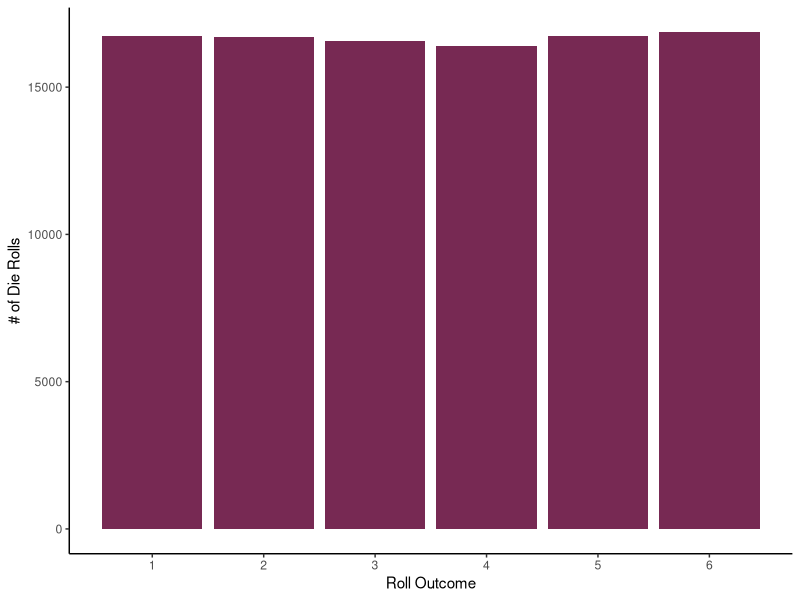
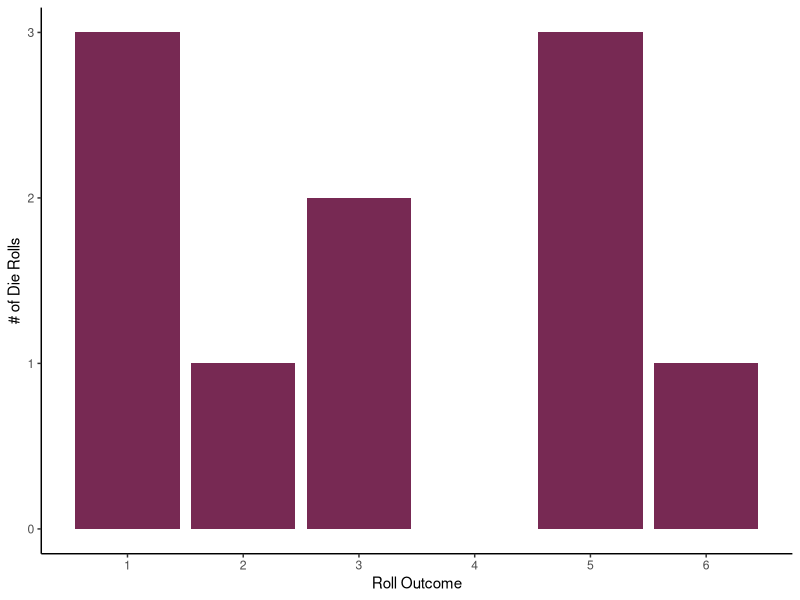
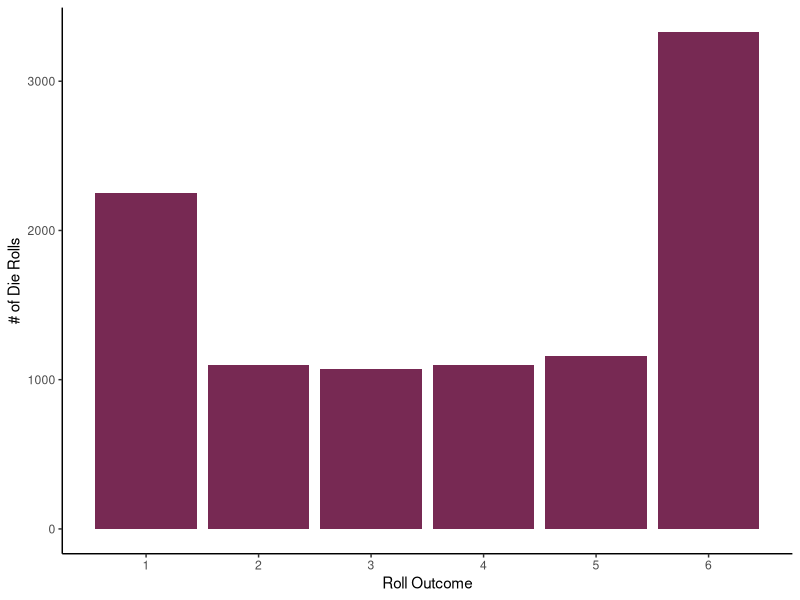
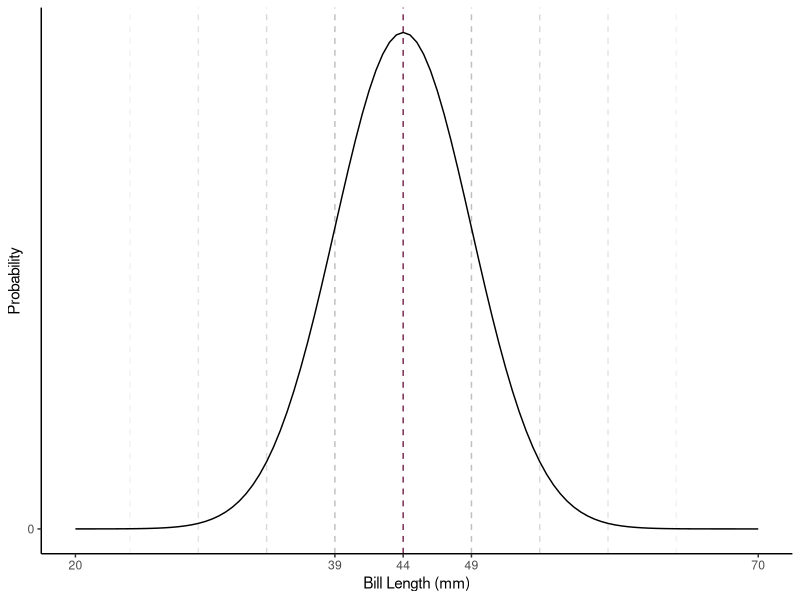
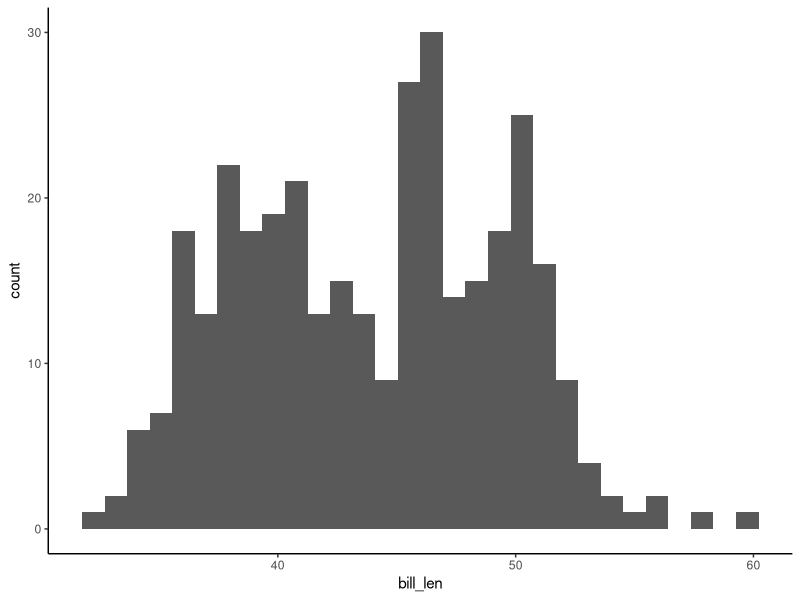
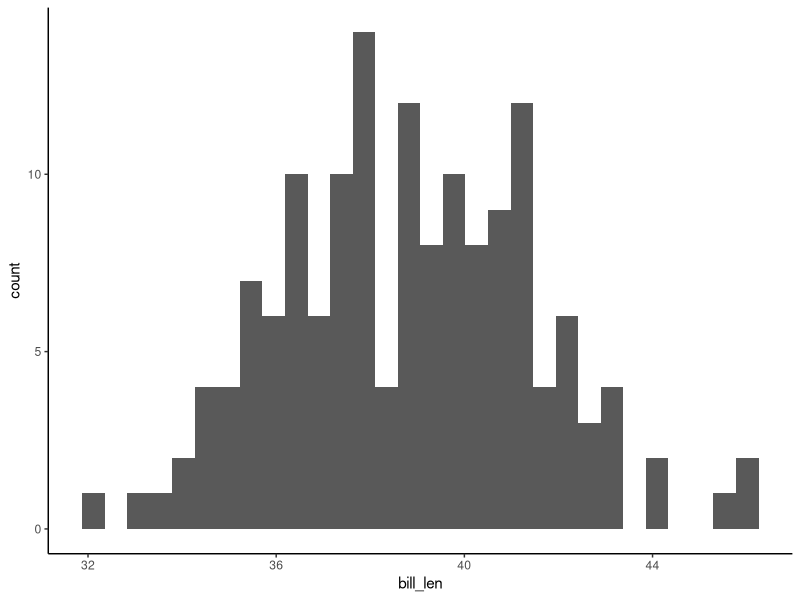
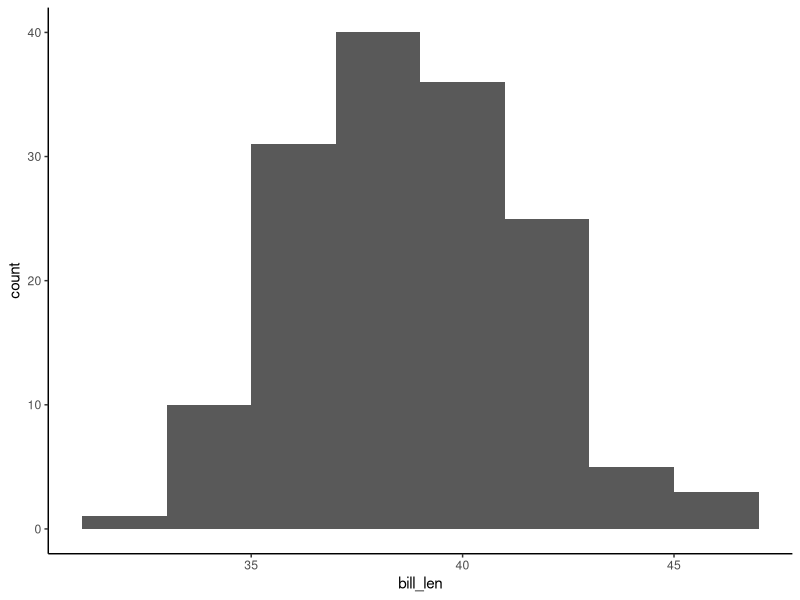
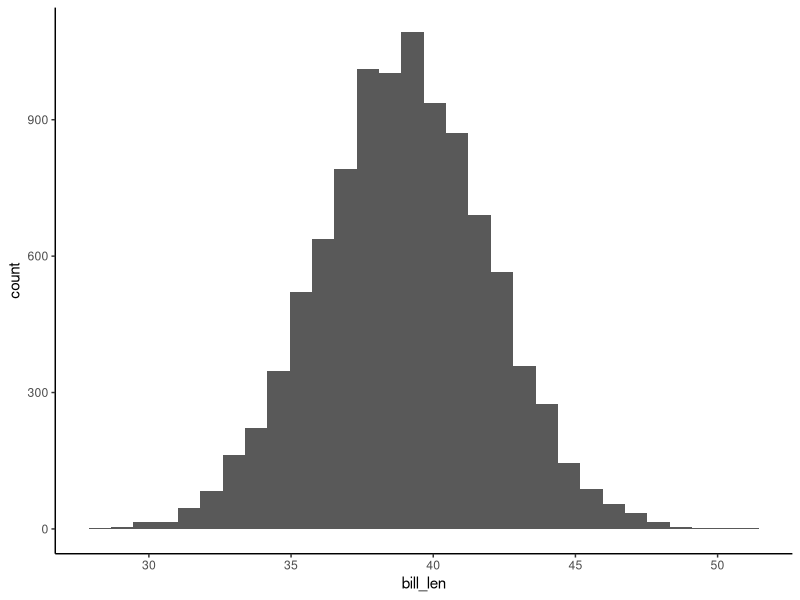

Source code (R) for these figures, in order:
## ---- chunk 1
#| echo: false
#| message: false
library(tidyverse)
theme_set(theme_classic())
set.seed(230)
## ---- chunk 2
#| echo: false
#| fig-height: 2
uniform <- sample(1:6, 100000, replace=TRUE)

ggplot() +
  geom_bar(aes(x=uniform), fill='#772953') + 
  scale_y_continuous('# of Die Rolls') +
  scale_x_continuous('Roll Outcome', breaks=1:6) 
## ---- chunk 3
#| echo: false
#| warning: false
#| fig-height: 2
fewsamples <- sample(1:6, 10, replace=TRUE)

ggplot() +
  geom_bar(aes(x=fewsamples), fill='#772953') + 
  scale_y_continuous('# of Die Rolls') +
  scale_x_continuous('Roll Outcome', breaks=1:6)
## ---- chunk 4
#| echo: false
#| fig-height: 2
unfair <- sample(1:6, 10000, replace=TRUE, prob=c(2,1,1,1,1,3))

ggplot() +
  geom_bar(aes(x=unfair), fill='#772953') + 
  scale_y_continuous('# of Die Rolls') + 
  scale_x_continuous('Roll Outcome', breaks=1:6)
## ---- chunk 5
head(penguins)
## ---- chunk 6
unique(penguins$species)
## ---- chunk 7
penguins$bill_len
## ---- chunk 8
mean(penguins$bill_len, na.rm=TRUE)
## ---- chunk 9
#| echo: false
sd(penguins$bill_len, na.rm=TRUE)
## ---- chunk 10
#| echo: false
ggplot()  +

  geom_vline(xintercept=c(39,49), color='grey75', linetype='dashed') +
  geom_vline(xintercept=c(34,54), color='grey85', linetype='dashed') +
  geom_vline(xintercept=c(29,59), color='grey90', linetype='dashed') +
  geom_vline(xintercept=c(24,64), color='grey95', linetype='dashed') +

  stat_function(fun=dnorm, args= c(mean=44, sd=5)) +

  geom_vline(xintercept=44, color='#772953', linetype='dashed') +

  scale_y_continuous('Probability', breaks=0) +
  scale_x_continuous('Bill Length (mm)', limits=c(20,70), breaks =c(20, 39, 44, 49, 70))
## ---- chunk 11
#| warning: false
# A 'bin width' of two seems reasonable (40-42, 42-44, 44-46).
ggplot(penguins) +
  geom_histogram(aes(x=bill_len))
## ---- chunk 12
adelies <- filter(penguins, species == "Adelie")

# Note that now the dataframe 'adelies' contains only adélie penguins.
unique(adelies$species)
## ---- chunk 13
# The mean and standard deviation of the subgroup is different.
mean(adelies$bill_len, na.rm=TRUE)
sd(adelies$bill_len, na.rm=TRUE)
## ---- chunk 14
#| warning: false
#| fig-cap: Notice that, in addition to the change in shape, the distribution of adélie bill lengths is shifted to the left. The mean will be lower in this subgroup.
ggplot(adelies) +
  geom_histogram(aes(x=bill_len))
## ---- chunk 15
#| warning: false
#| echo: false
#| fig-cap: The same data but with `binwidth=2`. The histogram bin width (40-42, 40-45, or 40-50...) can hide some of the variation. Visual inspection is not perfect.
ggplot(adelies) +
  geom_histogram(aes(x=bill_len), binwidth=2)
## ---- chunk 16
# We'll need to draw a large number of random datapoints.
n <- 10000

# Sample 10,000 random numbers from the normal distribution with mean of 39 and standard deviation of 3. Call the variable bill_len.
model_penguins <- data.frame(
  bill_len = rnorm(n, mean=39, sd=3)
)

# View just the top of the dataframe
head(model_penguins)
## ---- chunk 17
#| warning: false
# Not setting the binwidth because we have so much data, the automatic value is fine.
ggplot(model_penguins) + 
  geom_histogram(aes(x=bill_len))
## ---- chunk 18
#| warning: false
small_sample <- rnorm(152, mean=39, sd=3)

ggplot() + 
  geom_histogram(aes(x=small_sample))
